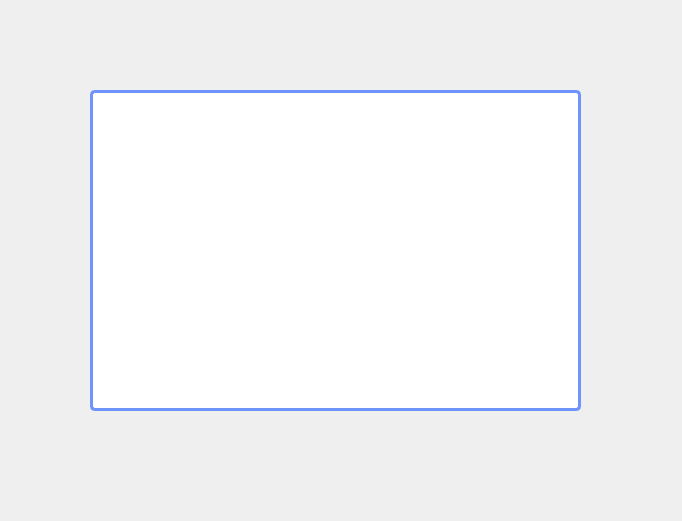
<?xml version="1.0" encoding="UTF-8"?>
<ui version="4.0">
 <class>tariffuserwindow</class>
 <widget class="QWidget" name="tariffuserwindow">
  <property name="geometry">
   <rect>
    <x>0</x>
    <y>0</y>
    <width>682</width>
    <height>521</height>
   </rect>
  </property>
  <property name="windowTitle">
   <string>Form</string>
  </property>
  <widget class="QTableView" name="tableView">
   <property name="geometry">
    <rect>
     <x>90</x>
     <y>90</y>
     <width>491</width>
     <height>321</height>
    </rect>
   </property>
   <property name="styleSheet">
    <string notr="true">QTableView {
border: 3px solid #6E93FC;
border-radius: 5px;
gridline-color: #6E93FC; /* #6D55FF */
background-color: white;
}

QTableView::item {
background-color: white;
font-family: Karla; /* Установка шрифта */
font-size: 15pt; /* Установка размера шрифта */
color: black;
}

QTableView::item:selected {
background-color: #6E93FC; /* #6D55FF */
color: white;
}

QTableView::item:focus {
background-color: #6E93FC; /* #6D55FF */
color: white;
}

QHeaderView::section {
background-color: #6E93FC; /* #6D55FF */
color: white;
font-family: Karla;
font-size: 14pt;
}

QHeaderView::section:horizontal {
border: none; /* убираем горизонтальные линии разделителя */
}

QHeaderView::section:vertical {
border: none; /* убираем вертикальные линии разделителя */
}

QScrollBar:vertical {
border: none;
background: white; /* Можно изменить на цвет фона таблицы или окна */
width: 7px; /* Уменьшенная ширина */
margin: 0px; /* Если не нужно отступление от краев */
/*border-radius: 5px; /* Уменьшенное закругление */
}

QScrollBar::handle:vertical {
background: #6E93FC;
min-height: 7px; /* Уменьшенная минимальная длина */
/*border-radius: 5px; /* Уменьшенное закругление */
}

QScrollBar::add-page:vertical, QScrollBar::sub-page:vertical {
background: white; /* Это изменит цвет фона неактивных частей ползунка */
}

QScrollBar::add-line:vertical, QScrollBar::sub-line:vertical {
border: none;
background: none;
width: 0px;
height: 0px;
}

QScrollBar:horizontal {
border: none;
background: white; /* Можно изменить на цвет фона таблицы или окна */
height: 7px; /* Уменьшенная высота */
margin: 0px; /* Если не нужно отступление от краев */
/*border-radius: 5px; /* Уменьшенное закругление */
}

QScrollBar::handle:horizontal {
background: #6E93FC;
min-width: 10px; /* Уменьшенная минимальная длина */
/*border-radius: 5px; /* Уменьшенное закругление */
}

QScrollBar::add-page:horizontal, QScrollBar::sub-page:horizontal {
background: white; /* Это изменит цвет фона неактивных частей ползунка */
}</string>
   </property>
  </widget>
 </widget>
 <resources/>
 <connections/>
</ui>
